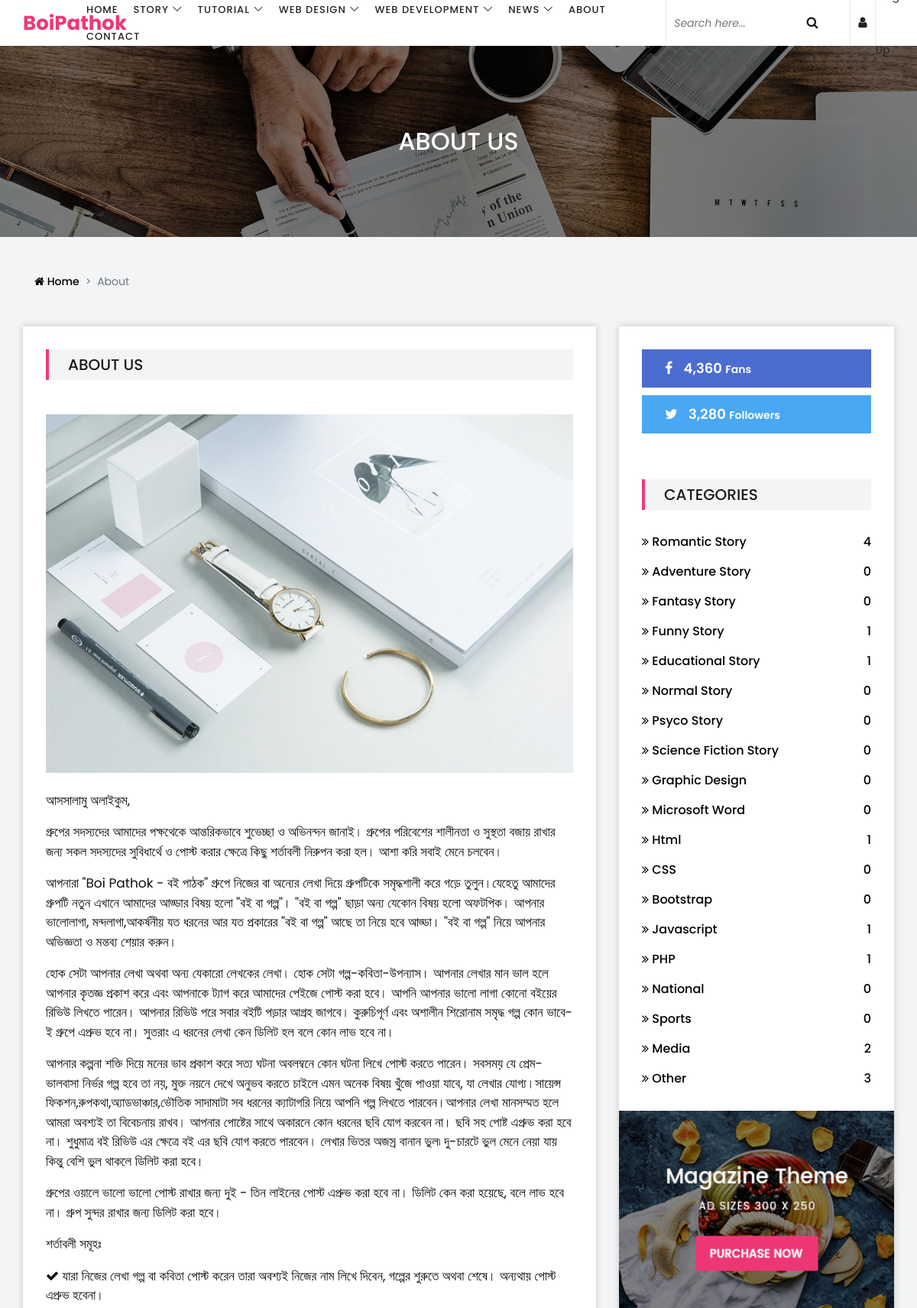
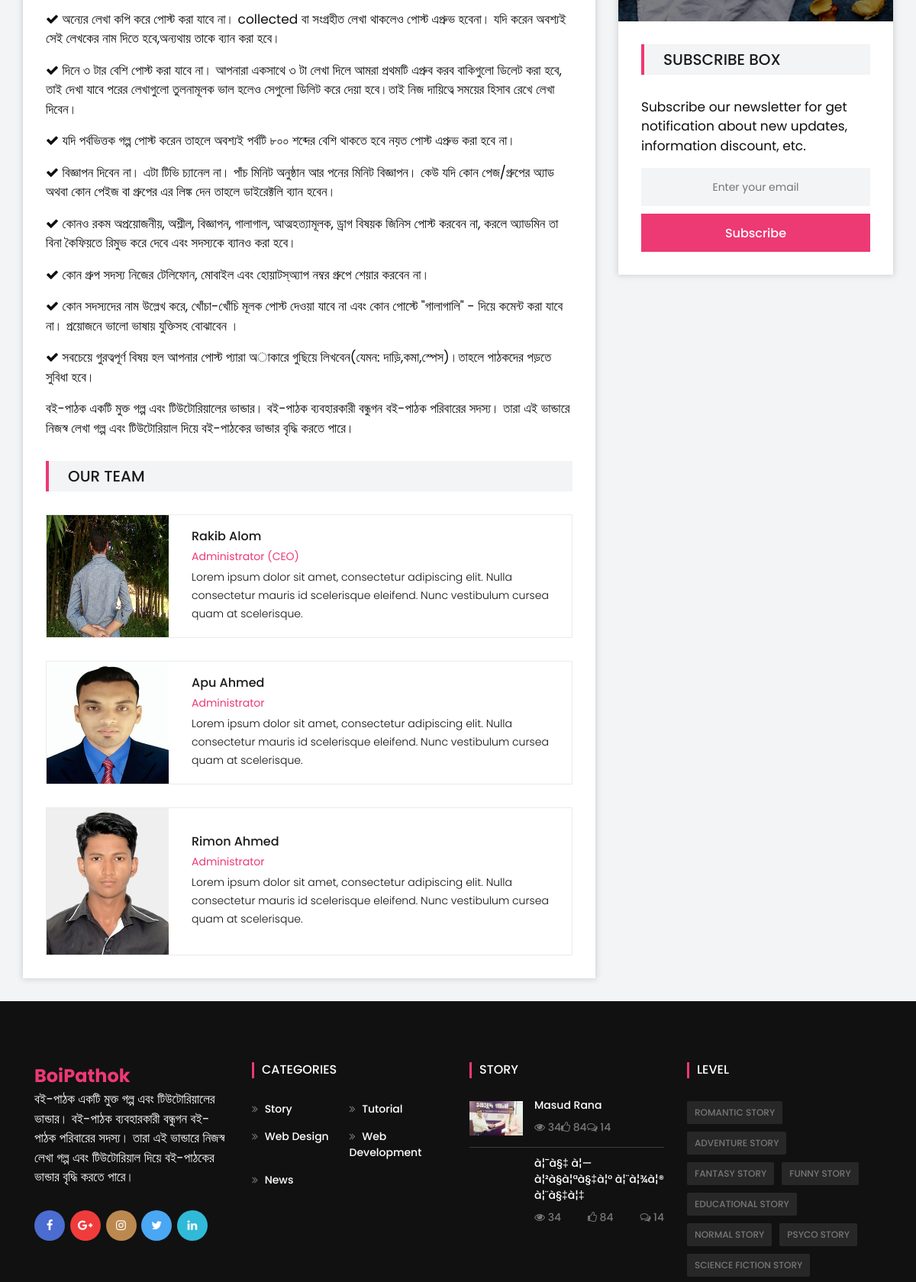
Page /about.php (upper part) on the committed database (2 pictures, top to bottom).
### tables this page shows
CREATE TABLE `categories` (
  `cate_id` int(11) NOT NULL,
  `cate_name` varchar(50) NOT NULL,
  `cate_status` int(11) NOT NULL DEFAULT '1'
);

CREATE TABLE `categories_level` (
  `cate_level_id` int(11) NOT NULL,
  `cate_id` int(11) NOT NULL,
  `cate_level_name` varchar(50) NOT NULL,
  `cate_level_status` int(11) NOT NULL DEFAULT '1'
);

CREATE TABLE `post` (
  `post_id` int(11) NOT NULL,
  `post_name` text NOT NULL,
  `post_owner` varchar(50) NOT NULL,
  `cate_id` int(11) NOT NULL,
  `cate_level_id` int(11) NOT NULL,
  `post_text` text NOT NULL,
  `post_image` text NOT NULL,
  `post_date` varchar(50) NOT NULL,
  `post_status` int(11) NOT NULL DEFAULT '1',
  `admin_id` int(11) NOT NULL,
  `user_id` int(11) NOT NULL
);

### about.php (the view, shortened to what the rows shown need)
<?php
	include ('header.php');
	include ('dbcon.php');
 ?>
    <section class="breadcrumb-area bg-img bg-overlay" style="background-image: url(img/bg-img/40.jpg);">
        <div class="container h-100">
            <div class="row h-100 align-items-center">
                <div class="col-12">
                    <div class="breadcrumb-content">
                        <h2>ABOUT US</h2>
                    </div>
                </div>
            </div>
        </div>
    </section>
    <section class="about-us-area">
        <div class="container">
            <div class="row justify-content-center">
                <div class="col-12 col-md-6 col-lg-5 col-xl-4">
                    <div class="sidebar-area bg-white mb-30 box-shadow">
			            <div class="single-sidebar-widget p-30">
			                <ul class="catagory-widgets">
			                    <?php
			                        $sql = "SELECT * FROM categories_level WHERE cate_level_status = '1'";
			                        $run = mysqli_query($con,$sql);
			                        while($result = mysqli_fetch_assoc($run)) {
			                     ?>
			                    <li><a href="#"><span><i class="fa fa-angle-double-right" aria-hidden="true"></i> <?php echo $result['cate_level_name']; ?></span>
			                        <?php
			                            $cate_count = $result['cate_level_name'];
			                            $sql2 = "SELECT categories_level.cate_level_id, post.* FROM post INNER JOIN categories_level ON categories_level.cate_level_id = post.cate_level_id WHERE cate_level_name = '$cate_count'";
			                            $run2 = mysqli_query($con,$sql2);
			                            $check = mysqli_num_rows($run2)
			                         ?>
			                        <span><?php echo $check; ?></span></a></li>
			                    <?php } ?>
			                </ul>
			            </div>
                    </div>
                </div>
            </div>
        </div>
    </section>
<?php
	include ('footer.php');
?>

### header.php (shortened to what the rows shown need)
<?php
    include ('dbcon.php');
 ?>
<!DOCTYPE html>
<html lang="en">
<head>
    <link rel="stylesheet" href="style.css">
</head>
<body>
    <header class="header-area">
        <div class="mag-main-menu" id="sticker">
            <div class="classy-nav-container breakpoint-off">
                <nav class="classy-navbar justify-content-between" id="magNav">
                    <div class="nav-content d-flex align-items-center">
                        <div class="classy-menu">
                            <div class="classynav">
                                <ul>
                                    <?php
                                        $sql = "SELECT * FROM categories WHERE cate_status = '1'";
                                        $run = mysqli_query($con,$sql);
                                        while($result = mysqli_fetch_assoc($run)){
                                    ?>
                                    <li><a href="#"><?php echo $result['cate_name']; ?></a>
                                    </li>
                                <?php } ?>
                                </ul>
                            </div>
                        </div>
                    </div>
                </nav>
            </div>
        </div>
    </header>

### footer.php (shortened to what the rows shown need)
    <footer class="footer-area">
        <div class="container">
            <div class="row">
                <div class="col-12 col-sm-6 col-lg-3">
                    <div class="footer-widget">
                        <nav class="footer-widget-nav">
                            <ul>
                            <?php
                                include 'dbcon.php';
                                $sql = "SELECT * FROM categories WHERE cate_status = '1'";
                                $run = mysqli_query($con,$sql);
                                while($result = mysqli_fetch_assoc($run)) {
                            ?>
                                <li><a href="categories_post.php?categories=<?php echo $result['cate_id']; ?>"><i class="fa fa-angle-double-right" aria-hidden="true"></i> <?php echo $result['cate_name']; ?></a></li>
                            <?php } ?>
                            </ul>
                        </nav>
                    </div>
                </div>
                <div class="col-12 col-sm-6 col-lg-3">
                    <div class="footer-widget">
                        <?php
                            $sql = "SELECT * FROM post WHERE post_status = '1' LIMIT 2";
                            $run = mysqli_query($con,$sql);
                            while ($result = mysqli_fetch_assoc($run)) {
                         ?>
                        <div class="single-blog-post style-2 d-flex">
                            <div class="post-thumbnail">
                                <img src="adminpanel/img/post/<?php echo $result['post_image']; ?>" alt="">
                            </div>
                            <div class="post-content">
                                <a href="single-post.html" class="post-title"><?php echo $result['post_name']; ?></a>
                                <div class="post-meta d-flex justify-content-between">
                                    <a href="#"><i class="fa fa-eye" aria-hidden="true"></i> 34</a>
                                    <a href="#"><i class="fa fa-thumbs-o-up" aria-hidden="true"></i> 84</a>
                                    <a href="#"><i class="fa fa-comments-o" aria-hidden="true"></i> 14</a>
                                </div>
                            </div>
                        </div>
                        <?php } ?>
                    </div>
                </div>
                <div class="col-12 col-sm-6 col-lg-3">
                    <div class="footer-widget">
                        <ul class="footer-tags">
                            <?php
                                $sql = "SELECT * FROM categories_level WHERE cate_level_status = '1'";
                                $run = mysqli_query($con,$sql);
                                while($result = mysqli_fetch_assoc($run)){
                             ?>
                            <li><a href="#"><?php echo $result['cate_level_name']; ?></a></li>
                            <?php } ?>
                        </ul>
                    </div>
                </div>
            </div>
        </div>
    </footer>
</body>
</html>

### rows in the picture
categories: cate_name "STORY", cate_name "Story"
categories: cate_name "TUTORIAL", cate_name "Tutorial"
categories: cate_name "WEB DESIGN", cate_name "Web Design"
categories: cate_name "WEB DEVELOPMENT", cate_name "Web Development"
categories: cate_name "NEWS", cate_name "News"
categories_level: cate_level_name "Romantic Story", check "4", cate_level_name "ROMANTIC STORY"
categories_level: cate_level_name "Adventure Story", check "0", cate_level_name "ADVENTURE STORY"
categories_level: cate_level_name "Fantasy Story", check "0", cate_level_name "FANTASY STORY"
categories_level: cate_level_name "Funny Story", check "1", cate_level_name "FUNNY STORY"
categories_level: cate_level_name "Educational Story", check "1", cate_level_name "EDUCATIONAL STORY"
categories_level: cate_level_name "Normal Story", check "0", cate_level_name "NORMAL STORY"
categories_level: cate_level_name "Psyco Story", check "0", cate_level_name "PSYCO STORY"
categories_level: cate_level_name "Science Fiction Story", check "0", cate_level_name "SCIENCE FICTION STORY"
categories_level: cate_level_name "Graphic Design", check "0"
categories_level: cate_level_name "Microsoft Word", check "0"
categories_level: cate_level_name "Html", check "1"
categories_level: cate_level_name "CSS", check "0"
categories_level: cate_level_name "Bootstrap", check "0"
categories_level: cate_level_name "Javascript", check "1"
categories_level: cate_level_name "PHP", check "1"
categories_level: cate_level_name "National", check "0"
categories_level: cate_level_name "Sports", check "0"
categories_level: cate_level_name "Media", check "2"
categories_level: cate_level_name "Other", check "3"
post: post_image (picture), post_name "Masud Rana"
post: post_name "à¦¯à§‡ à¦—à¦²à§à¦ªà§‡à¦° à¦¨à¦¾à¦® à¦¨à§‡à¦‡"
